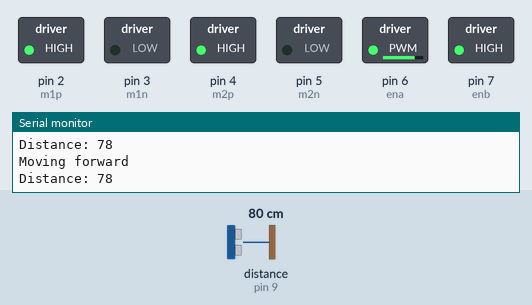
This sketch was run on a simulated Arduino Uno, built with avr-gcc and run on an emulated ATmega328P. Parts: switched loads named in the sketch (green lamp = pin HIGH), the last lines printed to the serial monitor. Wiring (inferred from the names in the program): ultrasonic range finder: trigger pin 8; echo pin 9. The inputs (shaded band) are chosen by the test bench; at power-on: distance to the obstacle (sensor on pin 9) 80 cm. The echo pulse lasts 58.3 µs per cm; pins used as bus, display or sensor lines are not drawn.

Above: at 1.2 s.
1.3 s: distance to the obstacle (sensor on pin 9) set to 55 cm
4.3 s: distance to the obstacle (sensor on pin 9) set to 46 cm
At 5.3 s:
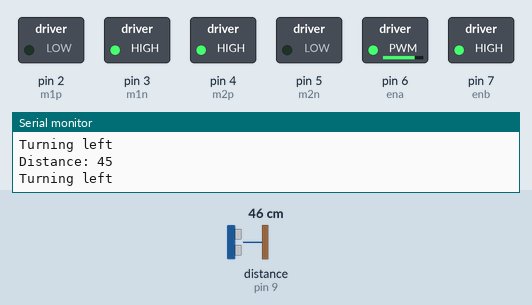
5.8 s: distance to the obstacle (sensor on pin 9) set to 34 cm
8.8 s: distance to the obstacle (sensor on pin 9) set to 29 cm
At 9.3 s:
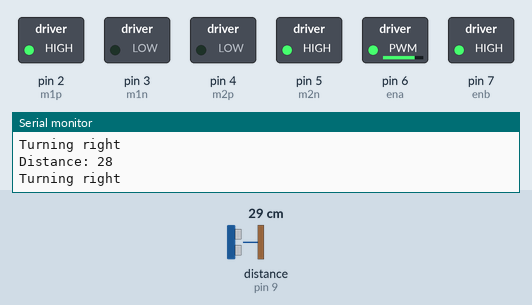
10.3 s: distance to the obstacle (sensor on pin 9) set to 13 cm
11.8 s: distance to the obstacle (sensor on pin 9) set to 10 cm
At 12.3 s:
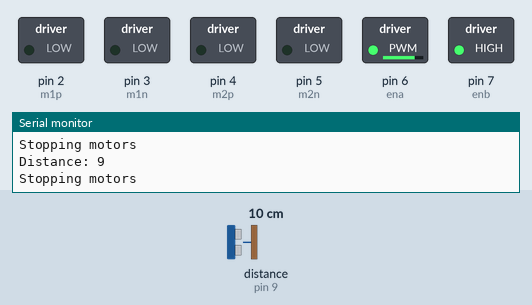
Timing chart, 0 to 14.3 s (numbered marks = the images above; inputs shaded):
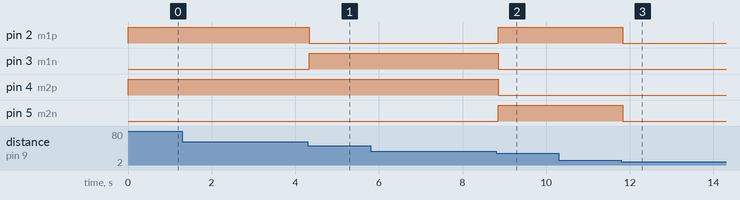

Measured:
- the behaviour switches between 52 and 51 cm on distance to the obstacle (sensor on pin 9) (found by bisection; images 0 and 1)
- the behaviour switches between 32 and 31 cm on distance to the obstacle (sensor on pin 9) (found by bisection; images 1 and 2)
- the behaviour switches between 12 and 11 cm on distance to the obstacle (sensor on pin 9) (found by bisection; images 2 and 3)
- after the input at 4.3 s, pin 2 (m1p): HIGH → LOW at once; pin 3 (m1n): LOW → HIGH at once
- after the input at 8.8 s, pin 2 (m1p), pin 5 (m2n): LOW → HIGH after 0.05 s; pin 3 (m1n), pin 4 (m2p): HIGH → LOW after 0.05 s
- after the input at 11.8 s, pin 2 (m1p), pin 5 (m2n): HIGH → LOW at once

The sketch:

Ultrasonic_Sensor-Based_Arduino_Car_with_Motor_Control.ino
```cpp
#include <Servo.h>  // Include Servo library if needed for the motors

// Motor control pins
int m1p = 2;
int m1n = 3;
int m2p = 4;
int m2n = 5;
int ena = 6;
int enb = 7;
int motorspeed = 200;

// Ultrasonic sensor pins
const int trigPin = 8;
const int echoPin = 9;

void setup() {
  // Set motor control pins as outputs
  pinMode(m1p, OUTPUT);
  pinMode(m1n, OUTPUT);
  pinMode(m2p, OUTPUT);
  pinMode(m2n, OUTPUT);
  pinMode(ena, OUTPUT);
  pinMode(enb, OUTPUT);

  // Set ultrasonic sensor pins as outputs/inputs
  pinMode(trigPin, OUTPUT);
  pinMode(echoPin, INPUT);

  // Set initial motor speeds
  analogWrite(ena, motorspeed);
  analogWrite(enb, motorspeed);

  // Initialize serial communication for debugging
  Serial.begin(9600);
}

void loop() {
  // Measure distance using ultrasonic sensor
  long duration, distance;
  digitalWrite(trigPin, LOW);
  delayMicroseconds(2);
  digitalWrite(trigPin, HIGH);
  delayMicroseconds(10);
  digitalWrite(trigPin, LOW);
  duration = pulseIn(echoPin, HIGH);
  distance = duration * 0.034 / 2;

  // Debug print the distance
  Serial.print("Distance: ");
  Serial.println(distance);

  // Adjust movements based on distance
  if (distance > 50) {
    moveForward();  // Move forward if distance is greater than 50 cm
  } else if (distance > 30 && distance <= 50) {
    turnLeft();     // Turn left if distance is between 30 cm and 50 cm
  } else if (distance > 10 && distance <= 30) {
    turnRight();    // Turn right if distance is between 10 cm and 30 cm
  } else {
    stopMotors();   // Stop if distance is 10 cm or less
  }
}

void moveForward() {
  Serial.println("Moving forward");
  digitalWrite(m1p, HIGH);
  digitalWrite(m1n, LOW);
  digitalWrite(m2p, HIGH);
  digitalWrite(m2n, LOW);
}

void moveBackward() {
  Serial.println("Moving backward");
  digitalWrite(m1p, LOW);
  digitalWrite(m1n, HIGH);
  digitalWrite(m2p, LOW);
  digitalWrite(m2n, HIGH);
}

void turnLeft() {
  Serial.println("Turning left");
  digitalWrite(m1p, LOW);
  digitalWrite(m1n, HIGH);
  digitalWrite(m2p, HIGH);
  digitalWrite(m2n, LOW);
}

void turnRight() {
  Serial.println("Turning right");
  digitalWrite(m1p, HIGH);
  digitalWrite(m1n, LOW);
  digitalWrite(m2p, LOW);
  digitalWrite(m2n, HIGH);
}

void stopMotors() {
  Serial.println("Stopping motors");
  digitalWrite(m1p, LOW);
  digitalWrite(m1n, LOW);
  digitalWrite(m2p, LOW);
  digitalWrite(m2n, LOW);
}
```
